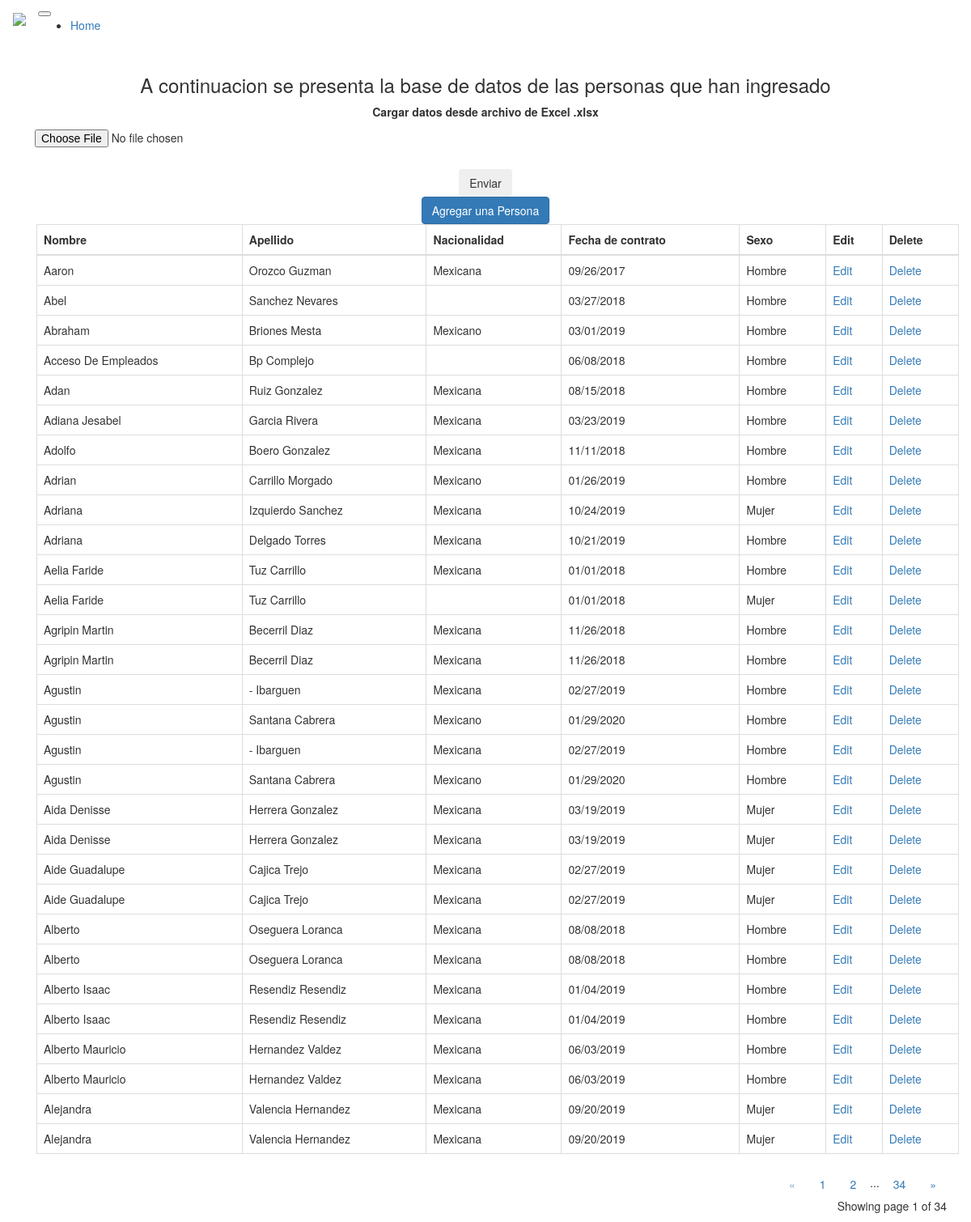
The page / on the database its author committed.
### main.py (models this page shows)
class Person(db.Model):
    id = db.Column(db.Integer, primary_key=True)
    nombre = db.Column(db.String(80), nullable=False)
    apellido = db.Column(db.String(80), nullable=False)
    nacionalidad = db.Column(db.String(50), nullable=False)
    fecha_contrato = db.Column(db.String(50), nullable=False)
    sexo = db.Column(db.String(50), nullable=False)

### main.py (the view)
@app.route("/")
def home():
    page = request.args.get('page', 1, type=int)
    all_people = Person.query.order_by(Person.nombre).paginate(page=page, per_page=ROWS_PER_PAGE)
    return render_template("index.html", people=all_people)

### templates/index.html (shortened to what this page needs)
{% extends 'bootstrap/base.html' %}
{% block content %}
<div class="container mt-5">
  <h3 class="text-center">A continuacion se presenta la base de datos de las personas que han ingresado</h3>
    <form class="text-center" action="/uploader" method="POST" enctype="multipart/form-data">
      <div class="col-auto mt-5 p-0">
        <label for="formFileSm" class="form-label">Cargar datos desde archivo de Excel .xlsx</label>
      </div>
      <div class="col-12 d-flex justify-content-center flex-wrap">
      <div class="">
        <input class="btn btn-secondary form-control-sm" id="formFileSm" type="file" name="archivo"><br>
      </div>
      <div class="pl-1 mb-0 mt-1">
        <input class="btn btn-secondary align-items-center" type="submit" value="Enviar">
      </div>
      </div>
    </form>
    <div class="text-center mb-5 mt-4">
      <a href="{{url_for('add_person')}}" class="btn btn-primary">Agregar una Persona</a>
    </div>
    <div class='container table-responsive mt-3' >
      <table class="table table-bordered table-hover">
        <thead class="thead-dark">
          <tr>
            <th scope="col">Nombre</th>
            <th scope="col">Apellido</th>
            <th scope="col">Nacionalidad</th>
            <th scope="col">Fecha de contrato</th>
            <th scope="col">Sexo</th>
            <th scope="col">Edit</th>
            <th scope="col">Delete</th>
          </tr>
        </thead>
        <tbody>
        {% for person in people.items  %}
          <tr>
            <td>{{person.nombre.title()}}</td>
            <td>{{person.apellido.title()}}</td>
            <td>{{person.nacionalidad.capitalize()}}</td>
            <td>{{person.fecha_contrato}}</td>
            <td>{{person.sexo.capitalize()}}</td>
            <td><a href="{{url_for('edit_person', id=person.id)}}" class="button">Edit</a></td>
            <td><a href="{{url_for('delete_person', id=person.id)}}" class="button">Delete</a></td>
          </tr>
        {% endfor %}
        </tbody>
      </table>
    </div>
    <div class="text-right">
        <a href="{{ url_for('home', page=people.prev_num) }}"
          class="btn btn-outline-dark
          {% if people.page == 1 %}disabled{% endif %}">
            &laquo;
        </a>
        {% for page_num in people.iter_pages(left_edge=1, right_edge=1, left_current=1, right_current=2) %}
          {% if page_num %}
            {% if people.page == page_num %}
            <a href="{{ url_for('home', page=page_num) }}"
              class="btn btn-dark">
                {{ page_num }}
            </a>
            {% else %}
            <a href="{{ url_for('home', page=page_num) }}"
              class="btn btn-outline-dark">
                {{ page_num }}
            </a>
            {% endif %}
          {% else %}
            ...
          {% endif %}
        {% endfor %}
        <a href="{{ url_for('home', page=people.next_num) }}"
          class="btn btn-outline-dark
          {% if people.page == people.pages %}disabled{% endif %}">
            &raquo;
        </a>
    </div>
    <p class="text-right mt-3">
      Showing page {{ people.page }} of {{ people.pages }}
    </p>
</div>
{% endblock %}

### templates/header.html (shortened to what this page needs)
<!DOCTYPE html>
<html>
<head>
</head>
<body>
<div class="">
<nav class="navbar navbar-expand-lg navbar-light bg-light">
  <a class="navbar-brand" href="/">
  <img src="https://www.emqu.net/wp-content/uploads/2019/07/logo.png"></a>
  <button class="navbar-toggler" type="button" data-toggle="collapse" data-target="#navbarNav" aria-controls="navbarNav" aria-expanded="false" aria-label="Toggle navigation">
  </button>
  <div class="collapse navbar-collapse" id="navbarNav">
    <ul class="navbar-nav ">
      <li class="nav-item">
        <a class="nav-link" href="{{ url_for('home') }}">Home</a>
      </li>
    </ul>
  </div>
</nav>
</div>
</body>
</html>

### rows shown on the page
Person: nombre "Aaron", apellido "Orozco Guzman", nacionalidad "Mexicana", fecha_contrato "09/26/2017", sexo "Hombre"
Person: nombre "Abel", apellido "Sanchez Nevares", fecha_contrato "03/27/2018", sexo "Hombre"
Person: nombre "Abraham", apellido "Briones Mesta", nacionalidad "Mexicano", fecha_contrato "03/01/2019", sexo "Hombre"
Person: nombre "Acceso De Empleados", apellido "Bp Complejo", fecha_contrato "06/08/2018", sexo "Hombre"
Person: nombre "Adan", apellido "Ruiz Gonzalez", nacionalidad "Mexicana", fecha_contrato "08/15/2018", sexo "Hombre"
Person: nombre "Adiana Jesabel", apellido "Garcia Rivera", nacionalidad "Mexicana", fecha_contrato "03/23/2019", sexo "Hombre"
Person: nombre "Adolfo", apellido "Boero Gonzalez", nacionalidad "Mexicana", fecha_contrato "11/11/2018", sexo "Hombre"
Person: nombre "Adrian", apellido "Carrillo Morgado", nacionalidad "Mexicano", fecha_contrato "01/26/2019", sexo "Hombre"
Person: nombre "Adriana", apellido "Izquierdo Sanchez", nacionalidad "Mexicana", fecha_contrato "10/24/2019", sexo "Mujer"
Person: nombre "Adriana", apellido "Delgado Torres", nacionalidad "Mexicana", fecha_contrato "10/21/2019", sexo "Hombre"
Person: nombre "Aelia Faride", apellido "Tuz Carrillo", nacionalidad "Mexicana", fecha_contrato "01/01/2018", sexo "Hombre"
Person: nombre "Aelia Faride", apellido "Tuz Carrillo", fecha_contrato "01/01/2018", sexo "Mujer"
Person: nombre "Agripin Martin", apellido "Becerril Diaz", nacionalidad "Mexicana", fecha_contrato "11/26/2018", sexo "Hombre"
Person: nombre "Agripin Martin", apellido "Becerril Diaz", nacionalidad "Mexicana", fecha_contrato "11/26/2018", sexo "Hombre"
Person: nombre "Agustin", apellido "- Ibarguen", nacionalidad "Mexicana", fecha_contrato "02/27/2019", sexo "Hombre"
Person: nombre "Agustin", apellido "Santana Cabrera", nacionalidad "Mexicano", fecha_contrato "01/29/2020", sexo "Hombre"
Person: nombre "Agustin", apellido "- Ibarguen", nacionalidad "Mexicana", fecha_contrato "02/27/2019", sexo "Hombre"
Person: nombre "Agustin", apellido "Santana Cabrera", nacionalidad "Mexicano", fecha_contrato "01/29/2020", sexo "Hombre"
Person: nombre "Aida Denisse", apellido "Herrera Gonzalez", nacionalidad "Mexicana", fecha_contrato "03/19/2019", sexo "Mujer"
Person: nombre "Aida Denisse", apellido "Herrera Gonzalez", nacionalidad "Mexicana", fecha_contrato "03/19/2019", sexo "Mujer"
Person: nombre "Aide Guadalupe", apellido "Cajica Trejo", nacionalidad "Mexicana", fecha_contrato "02/27/2019", sexo "Mujer"
Person: nombre "Aide Guadalupe", apellido "Cajica Trejo", nacionalidad "Mexicana", fecha_contrato "02/27/2019", sexo "Mujer"
Person: nombre "Alberto", apellido "Oseguera Loranca", nacionalidad "Mexicana", fecha_contrato "08/08/2018", sexo "Hombre"
Person: nombre "Alberto", apellido "Oseguera Loranca", nacionalidad "Mexicana", fecha_contrato "08/08/2018", sexo "Hombre"
Person: nombre "Alberto Isaac", apellido "Resendiz Resendiz", nacionalidad "Mexicana", fecha_contrato "01/04/2019", sexo "Hombre"
Person: nombre "Alberto Isaac", apellido "Resendiz Resendiz", nacionalidad "Mexicana", fecha_contrato "01/04/2019", sexo "Hombre"
Person: nombre "Alberto Mauricio", apellido "Hernandez Valdez", nacionalidad "Mexicana", fecha_contrato "06/03/2019", sexo "Hombre"
Person: nombre "Alberto Mauricio", apellido "Hernandez Valdez", nacionalidad "Mexicana", fecha_contrato "06/03/2019", sexo "Hombre"
Person: nombre "Alejandra", apellido "Valencia Hernandez", nacionalidad "Mexicana", fecha_contrato "09/20/2019", sexo "Mujer"
Person: nombre "Alejandra", apellido "Valencia Hernandez", nacionalidad "Mexicana", fecha_contrato "09/20/2019", sexo "Mujer"

### other values the page prints
{{ page_num }} "1"
{{ page_num }} "2" "34"
{{ people.page }} "1"
{{ people.pages }} "34"
